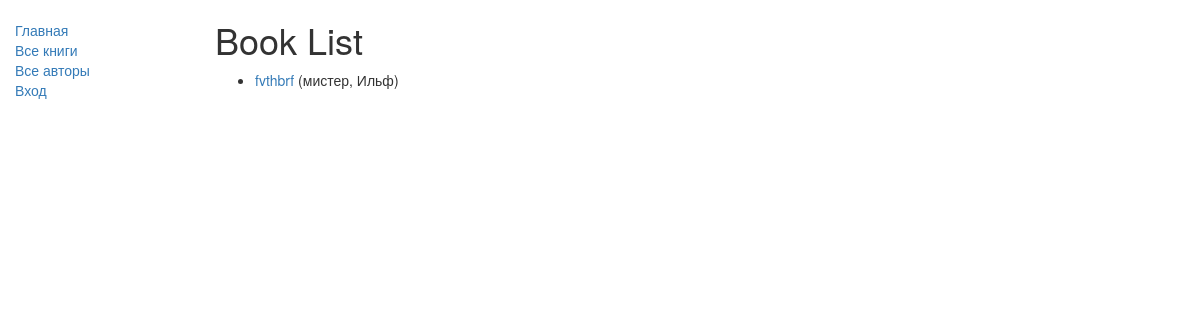
The app's page /library/books/, older data.
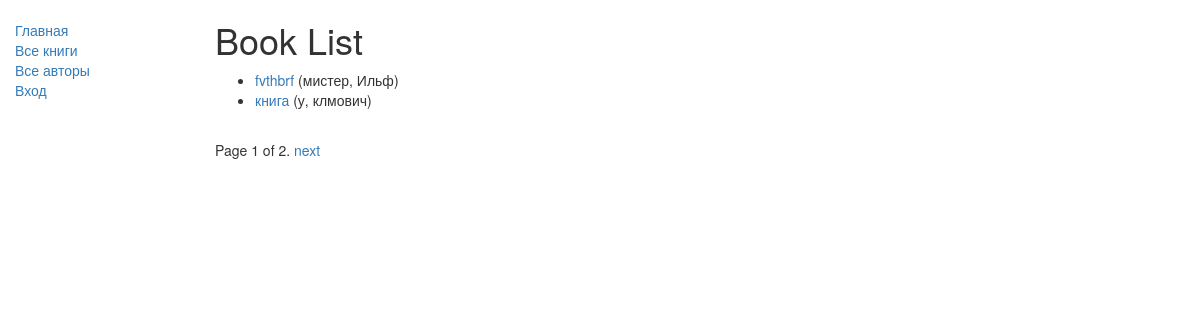
The same page, newer data.
### libcatalog/models.py (models this page shows, shortened)
class Book(models.Model):
    class Meta:
        verbose_name = 'Книга'
        verbose_name_plural = 'Книги'
        ordering = ["title"]
    title = models.CharField(max_length=200)
    slug = models.CharField(max_length=30,
                            default = str(title),
                            verbose_name='отображение в пути url',
                            help_text='желательно латинские символы и цифры без пробелов, а так же смысловая нагрузка')
    author = models.ForeignKey(
        'Author',
        on_delete=models.SET_NULL,
        null=True,
        verbose_name='Автор',
        help_text='выберите автора книги')
    summary = models.TextField(
        max_length=1000,
        help_text="описание содержания книги")
    isbn = models.CharField(
        'ISBN',
        max_length=13,
        help_text='ISBN 13-ти значный индентификатор <a href="https://www.isbn-international.org/content/what-isbn">ISBN number</a>')
    genre = models.ManyToManyField(
        Genre,
        blank=True,
        verbose_name='Жанр',
        help_text="укажите жанр этой книги")
    lang = models.CharField('Язык',max_length=25,default='Русский')
    def get_absolute_url(self):
        return reverse('book-detail', args=[str(self.slug)])
    def display_genre(self):
        return ', '.join([ genre.name for genre in self.genre.all()[:3] ])
    display_genre.short_description = 'Genre'

class Author(models.Model):
    class Meta:
        verbose_name = 'Автор'
        verbose_name_plural = 'Авторы'
    first_name = models.CharField(
        'Первое имя',
        max_length=100)
    last_name = models.CharField(
        'Второе имя',
        max_length=100)
    slug = models.CharField(
        'url представление имени ',
        default = str(first_name),
        help_text='латинские символы и цифры одной строкой без пробелов',
        max_length=100)
    date_of_birth = models.DateField(
        'дата рождения',
        null=True, blank=True)
    date_of_death = models.DateField(
        'дата смерти',
        null=True, blank=True)
    def __str__(self):
        return '%s, %s' % (self.last_name, self.first_name)

### libcatalog/views.py (the view)
# urls.py: path('books/', BookListView.as_view(), name='books' ),
class BookListView(generic.ListView):
    model = Book
    paginate_by = 2

### libcatalog/templates/libcatalog/book_list.html (shortened to what this page needs)
{% extends "base_generic.html" %}
{% block content %}
    <h1>Book List</h1>
    {% if book_list %}
    <ul>
      {% for book in book_list %}
      <li>
        <a href="{{ book.get_absolute_url }}">{{ book.title }}</a> ({{book.author}})
      </li>
      {% endfor %}
    </ul>
    {% else %}
      <p>There are no books in the library.</p>
    {% endif %}
{% endblock %}

### libcatalog/templates/base_generic.html (shortened to what this page needs)
<!DOCTYPE html>
<html lang="ru">
<head>
  <link rel="stylesheet" href="https://maxcdn.bootstrapcdn.com/bootstrap/3.3.7/css/bootstrap.min.css">
  {% load static %}
  <link rel="stylesheet" href="{% static 'css/styles.css' %}">
</head>
<body>
  <div class="container-fluid">
    <div class="row">
      <div class="col-sm-2">
      {% block sidebar %}
      <ul class="sidebar-nav">
          <li><a href="{% url 'index' %}">Главная</a></li>
          <li><a href="{% url 'books' %}">Все книги</a></li>
          <li><a href="{% url 'authors' %}">Все авторы</a></li>
          {% if user.is_authenticated%}
          <li>{{user.get_username}}</li>
          <li><a href="{% url 'my-borrowed' %}">мои книги</a></li>
          <li><a href="{% url 'logout' %}?next={{request.path}}">Выход</a></li>
          {% else%}
          <li><a href="{% url 'login' %}?next={{request.path}}">Вход</a></li>
          {% endif %}
      </ul>
     {% endblock %}
      </div>
      <div class="col-sm-10 ">
        {% block content %}{% endblock %}
        {% block pagination %}
          {% if is_paginated %}
              <div class="pagination">
                  <span class="page-links">
                      <span class="page-current">
                          Page {{ page_obj.number }} of {{ page_obj.paginator.num_pages }}.
                      </span>
                      {% if page_obj.has_next %}
                          <a href="{{ request.path }}?page={{ page_obj.next_page_number }}">next</a>
                      {% endif %}
                  </span>
              </div>
          {% endif %}
        {% endblock %}
      </div>
    </div>
  </div>
</body>
</html>

### libcatalog/static/css/styles.css (style rules this page uses)
.sidebar-nav { margin-top: 20px; padding: 0; list-style: none; }

Row changes from the older to the newer data that the page shows:
added Book: title "книга", author "у, клмович"
Text that changed along with them:
{{ page_obj.number }}: (not shown) → "1"
{{ page_obj.paginator.num_pages }}: (not shown) → "2"
text now shown: "Page of . next"
